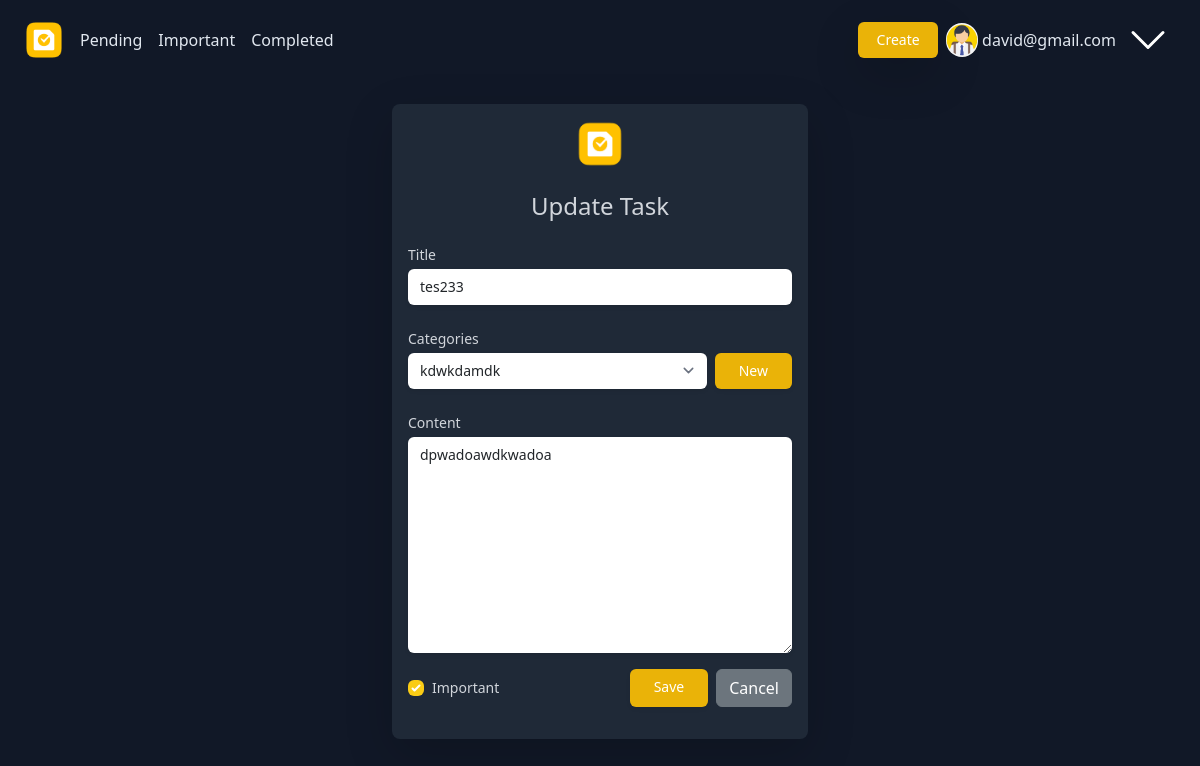
Page /task/27/update (signed in) on the committed database.
### djangocrud/models.py (models this page shows, shortened)
class CreateTask(models.Model):
    user=models.ForeignKey(User, on_delete=models.CASCADE, related_name="tasks")
    title = models.CharField(max_length=100)
    description = models.TextField(blank=True)
    categories = models.ForeignKey(Categories, on_delete=models.CASCADE, null=True, blank=True)
    important = models.BooleanField(default=False)
    timestamp = models.DateTimeField(auto_now_add=True)
    datecompleted = models.DateTimeField(null=True, blank=True)
    finished = models.BooleanField(default=False)

class Categories(models.Model):
    user=models.ForeignKey(User, on_delete=models.CASCADE, related_name='categories', null=True, blank=True)
    name = models.CharField(max_length=100)
    def __str__(self):
        return self.name

### djangocrud/views.py (the view, shortened to what this page needs)
# urls.py: path('task/<pk>/update', UpdateTask.as_view(), name='update'),
class  UpdateTask(LoginRequiredMixin, View):
    def get(self, request, pk, *args, **kwargs):
        categories = LibraryCategory.objects.get(user=self.request.user)
        form= CreateTask.objects.get(id=pk)
        print(form.important )
        context = {
            'categories': categories,
            'form': form
        }
        return render(request, 'pages/task/update.html',context)

### templates/pages/task/update.html (shortened to what this page needs)
{% extends 'base.html' %}
{% load static %}
{% block navbar %}
{% include 'components/navbar.html' %}
{% endblock navbar %}
{% block content %}
  <div class='flex justify-center'>
    <div class="bg-gray-800  mt-10 mb-3 p-3 max-w-md  shadow-lg rounded-lg ">
      <div class="flex-1 flex flex-col justify-center">
        <div class="mx-auto w-full max-w-sm lg:w-96">
          <div class='flex justify-center mb-2'>
            <img class="w-auto h-12" src={% static 'logo.png' %} alt="marktplace">
          </div>
          <h4 class=" my-4 text-center block font-medium text-gray-300">Update Task</h4>
            <div>
              <form action="#" method="POST" class="space-y-6">
                <div>
                  <label for="title" class=" text-left block text-sm font-medium text-gray-300 my-1">Title</label>
                  <div class="mt-1">
                    <input id="title" name="title" type="text" value="{{form.title}}" required class='max-w-lg block w-full border-none shadow-sm text-sm rounded-md   focus:outline focus:outline-offset-0 focus:outline-yellow-500'>
                  </div>
                </div>
                <div>
                  <label for="title" class=" text-left block text-sm font-medium text-gray-300 mt-1">Categories</label>
                  <div class="mt-1 flex items-center justify-between">
                    <select name='categories' class= 'max-w-lg block w-full border-none shadow-sm text-sm rounded-md   focus:outline focus:outline-offset-0 focus:outline-yellow-500' aria-label=".form-select-lg example">
                      <option selected >{% if form.categories == None %}Ninguna {% else %} {{form.categories}} {% endif %}</option>
                    </select>
                    <button type="button" class="ml-2 w-30 flex justify-center py-2 px-4  rounded-md shadow-sm text-sm font-medium text-white bg-yellow-500 hover:bg-yellow-400 focus:outline-none focus:ring-2 focus:ring-offset-2 focus:ring-blue-500" data-bs-toggle="modal" data-bs-target="#exampleModal" data-bs-whatever="@mdo">
                      New
                   </button>
                  </div>
                </div>
                <div>
                  <label for="description" class=" text-left block text-sm font-medium text-gray-300 my-1">Content</label>
                  <textarea id="description"  cols="40" rows="10" name="description" class='max-w-lg block w-full border-none shadow-sm text-sm rounded-md   focus:outline focus:outline-offset-0 focus:outline-yellow-500'>{{form.description}}
                  </textarea>
                </div>
                <div class="mt-3 flex items-center justify-between">
                  <div class="flex items-center">
                    <input   type="checkbox" name="important" {% if form.important %}checked value="True"{% endif %}  class="h-4 w-4 text-yellow-400 focus:ring-yellow-400  rounded">
                    <label for="important" class="ml-2 block text-sm text-gray-300">
                      Important
                    </label>
                  </div>
                  <div class="flex justify-end">
                    <button type="submit" class="w-30 flex justify-center py-2 px-4  rounded-md shadow-sm text-sm font-medium text-white bg-yellow-500 hover:bg-yellow-400 focus:outline-none focus:ring-2 focus:ring-offset-2 focus:ring-blue-500">
                      Save
                    </button>
                    <a href="{% url 'detail' form.id %}" class="btn btn-secondary ml-2">
                      Cancel
                    </a>
                  </div>
                </div>
              </form>
            </div>
          </div>
        </div>
      </div>
    </div>
  </div>
{% endblock content %}

### templates/components/navbar.html (shortened to what this page needs)
{% load static %}
{% url 'home' as pending %}
{% url 'important' as important %}
{% url 'finished' as finished %}
 <div class="relative mt-2">
        <nav>
            <div class=" relative flex items-center justify-between spx-4 sm:px-6" >
                <a href="{% url 'home' %}">
                <img class="h-10 w-10 mr-2 " src={% static 'logo.png' %} alt="Task">
                </a>
                <div class="lg:visible sm:invisible flex items-center flex-1">
                {% if user.is_authenticated %}
                    <a href="{% url 'home' %}" class=" p-2 no-underline focus:bg-yello-500 {% if request.path == pending %} no-underline text-base font-medium text-gray-600{% else %} text-base font-medium text-slate-200 hover:text-gray-600 {% endif %}">
                        Pending
                    </a>
                    <a href="{% url 'important' %}" class="p-2 no-underline{% if request.path == important%} no-underline text-base font-medium text-gray-600 {% else %} text-base font-medium text-slate-200	 hover:text-gray-600 {% endif %}">
                        Important
                    </a>
                    <a href="{% url 'finished' %}" class="p-2 no-underline{% if request.path == finished %} no-underline  text-base font-medium text-gray-600{% else %} text-base font-medium text-slate-200 hover:text-gray-600 {% endif %}">
                        Completed
                    </a>
                {% endif %}
            </div>
            {% if user.is_authenticated %}
                <a href="{% url 'create' %}" class="no-underline w-20 flex justify-center py-2 px-3 rounded  text-sm font-medium text-white bg-yellow-500 shadow-lg shadow-yellow-400/50   hover:bg-yellow-400 sm:mr-2">
                        Create
                </a>
                <div x-data="{ open: false }">
                        <button @click="open = true" @click.outside="open = false"  class=" flex justify-end items-center text-decoration-none " >
                            <div class="flex justify-end items-center ">
                                <img src="{% static 'img-user.png' %}" alt="mdo" width="32" height="32" class="m-1 rounded-full mx-auto ">
                                <span class="lg:visible  flex text-slate-200 m-1 sm:m-0 ">{{user.username | truncatechars:15}}</span>
                                <svg xmlns="http://www.w3.org/2000/svg" fill="none" viewBox="0 0 24 24" stroke-width="1.5" stroke="white" class="w-6 h-6 sm:w-14 sm:h-12">
                                    <path stroke-linecap="round" stroke-linejoin="round" d="M19.5 8.25l-7.5 7.5-7.5-7.5" />
                                </svg>
                            </div>
                        </button>
                      </div>
                    </div>
                </div>
            {% endif %}
<div>

### rows in the picture
CreateTask: title "tes233", categories "kdwkdamdk", description "dpwadoawdkwadoa", important "☑"

### other values in the picture
{{ user.username | truncatechars:15 }} "david@gmail.com"
